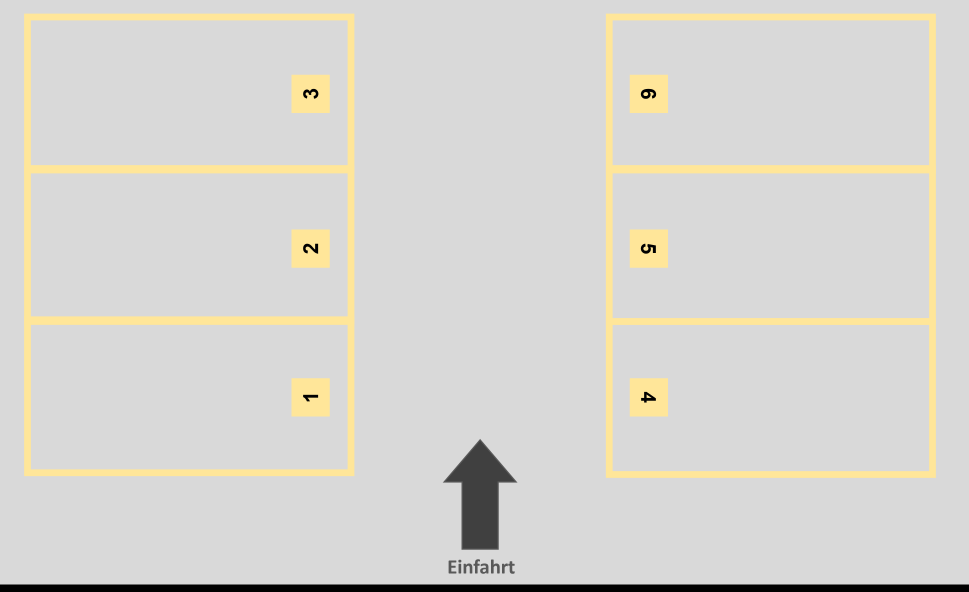
#> input picture wip/Parkplatz_overview.png, 3873 x 2366 px (shown at 1/4 size)
$ python show_path_to_parking_lot.py
#> lines starting #> are read from the running program, lines starting #| are printed output that depends on the picture
import cv2

def draw_L_shaped_arrow(image_path, starting_point, parking_spot):
    # Das Bild laden und skalieren
#> called with image_path = 'Parkplatz_overview.png', starting_point = (1919, 2200), parking_spot = (2436, 1599)
    img = cv2.imread(image_path)
#> img is the input picture: shape (2366, 3873, 3); mean B, G, R 208.7, 214, 215.7
    scale_percent = 600 / img.shape[1]  # Berechnung des Skalierungsfaktors für die Breite von 600px
#> scale_percent = 0.155
    width = int(img.shape[1] * scale_percent)
#> width = 600
    height = int(img.shape[0] * scale_percent)
#> height = 366
    dim = (width, height)
#> dim = (600, 366)
    resized = cv2.resize(img, dim, interpolation=cv2.INTER_AREA)
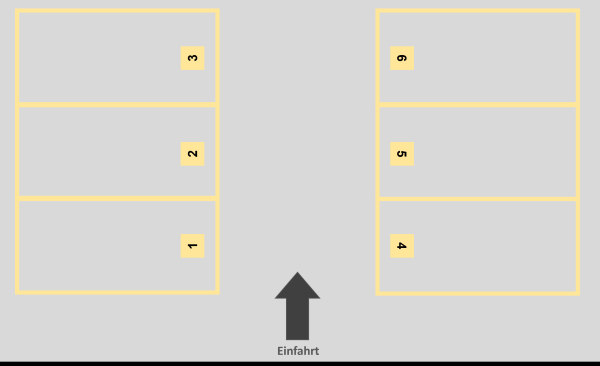
#> resized: shape (366, 600, 3); mean B, G, R 208.7, 214, 215.7

    # Die Koordinaten für den Startpunkt und den Parkplatz definieren (angepasst an die Skalierung)
    start_x, start_y = (int(starting_point[0] * scale_percent), int(starting_point[1] * scale_percent))
#> start_x = 297; start_y = 340
    spot_x, spot_y = (int(parking_spot[0] * scale_percent), int(parking_spot[1] * scale_percent))
#> spot_x = 377; spot_y = 247

    # Den Mittelpunkt berechnen, wo die Linie biegen soll (angepasst an die Skalierung)
    mid_point = (start_x, spot_y)
#> mid_point = (297, 247)

    # Eine Linie vom Startpunkt zum Mittelpunkt zeichnen (horizontal)
    cv2.line(resized, (start_x, start_y), mid_point, (0, 0, 255), 2)

    # Einen Pfeil vom Mittelpunkt zum Parkplatz zeichnen (vertikal oder horizontal je nach Position)
    cv2.arrowedLine(resized, mid_point, (spot_x, spot_y), (0, 0, 255), 2)
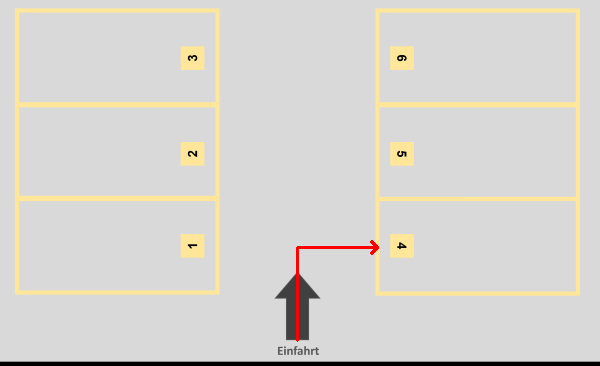
#> resized: shape (366, 600, 3); mean B, G, R 208.2, 213.5, 215.9

    # Das Bild speichern
    cv2.imwrite('Parkplatz_with_arrow.png', resized)

    # Das Ergebnis anzeigen
    cv2.imshow('Parkplatz', resized)

    # Auf eine Taste warten, dann alle Fenster schließen
    cv2.waitKey(0)
    cv2.destroyAllWindows()

# Parkplatzkoordinaten (Beispielwerte, musst du anpassen)
parking_spots = {
    'p1': (1403, 1589),
    'p2': (1403, 990),
    'p3': (1403, 378),
    'p4': (2436, 1599),
    'p5': (2436, 1000),
    'p6': (2436, 377)
}

# Startpunkt (Beispielwert, musst du anpassen)
starting_point = (1919, 2200)

# Funktion aufrufen, um zum Parkplatz X zu navigieren
draw_L_shaped_arrow('Parkplatz_overview.png', starting_point, parking_spots['p4'])
